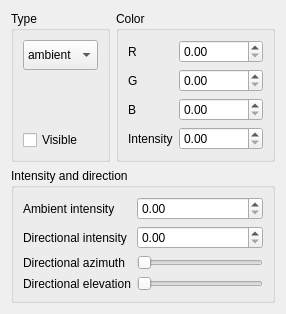
      <widget class="QWidget" name="LightsTab">
       <attribute name="title">
        <string>Lights</string>
       </attribute>
       <layout class="QGridLayout" name="gridLayout_14">
        <item row="1" column="0" colspan="2">
         <widget class="QGroupBox" name="groupBox">
          <property name="title">
           <string>Intensity and direction</string>
          </property>
          <layout class="QFormLayout" name="formLayout">
           <item row="1" column="0">
            <widget class="QLabel" name="label_27">
             <property name="text">
              <string>Ambient intensity</string>
             </property>
            </widget>
           </item>
           <item row="1" column="1">
            <widget class="QDoubleSpinBox" name="doubleSpinBox"/>
           </item>
           <item row="2" column="0">
            <widget class="QLabel" name="label_28">
             <property name="text">
              <string>Directional intensity</string>
             </property>
            </widget>
           </item>
           <item row="2" column="1">
            <widget class="QDoubleSpinBox" name="doubleSpinBox_2"/>
           </item>
           <item row="3" column="0">
            <widget class="QLabel" name="label_29">
             <property name="text">
              <string>Directional azimuth</string>
             </property>
            </widget>
           </item>
           <item row="4" column="0">
            <widget class="QLabel" name="label_30">
             <property name="text">
              <string>Directional elevation</string>
             </property>
            </widget>
           </item>
           <item row="3" column="1">
            <widget class="QSlider" name="horizontalSlider">
             <property name="orientation">
              <enum>Qt::Horizontal</enum>
             </property>
            </widget>
           </item>
           <item row="4" column="1">
            <widget class="QSlider" name="horizontalSlider_2">
             <property name="orientation">
              <enum>Qt::Horizontal</enum>
             </property>
            </widget>
           </item>
          </layout>
         </widget>
        </item>
        <item row="0" column="0">
         <widget class="QGroupBox" name="groupBox_8">
          <property name="title">
           <string>Type</string>
          </property>
          <layout class="QGridLayout" name="gridLayout_15">
           <item row="0" column="0">
            <widget class="QComboBox" name="lightTypeComboBox_">
             <property name="enabled">
              <bool>true</bool>
             </property>
             <property name="minimumSize">
              <size>
               <width>0</width>
               <height>30</height>
              </size>
             </property>
             <item>
              <property name="text">
               <string>ambient</string>
              </property>
             </item>
             <item>
              <property name="text">
               <string>spot</string>
              </property>
             </item>
             <item>
              <property name="text">
               <string>quad</string>
              </property>
             </item>
             <item>
              <property name="text">
               <string>distant</string>
              </property>
             </item>
             <item>
              <property name="text">
               <string>sphere</string>
              </property>
             </item>
            </widget>
           </item>
           <item row="1" column="0">
            <spacer name="verticalSpacer_7">
             <property name="orientation">
              <enum>Qt::Vertical</enum>
             </property>
             <property name="sizeHint" stdset="0">
              <size>
               <width>20</width>
               <height>40</height>
              </size>
             </property>
            </spacer>
           </item>
           <item row="2" column="0">
            <widget class="QCheckBox" name="lightVisibleCheckBox_">
             <property name="text">
              <string>Visible</string>
             </property>
            </widget>
           </item>
          </layout>
         </widget>
        </item>
        <item row="0" column="1">
         <widget class="QGroupBox" name="groupBox_10">
          <property name="title">
           <string>Color</string>
          </property>
          <layout class="QGridLayout" name="gridLayout_16">
           <item row="2" column="0">
            <widget class="QLabel" name="label_22">
             <property name="text">
              <string>B</string>
             </property>
            </widget>
           </item>
           <item row="0" column="1">
            <widget class="QDoubleSpinBox" name="lightColorRDoubleSpinBox_">
             <property name="maximum">
              <double>1.000000000000000</double>
             </property>
             <property name="singleStep">
              <double>0.010000000000000</double>
             </property>
            </widget>
           </item>
           <item row="0" column="0">
            <widget class="QLabel" name="label_23">
             <property name="text">
              <string>R</string>
             </property>
            </widget>
           </item>
           <item row="2" column="1">
            <widget class="QDoubleSpinBox" name="lightColorBDoubleSpinBox_">
             <property name="maximum">
              <double>1.000000000000000</double>
             </property>
             <property name="singleStep">
              <double>0.010000000000000</double>
             </property>
            </widget>
           </item>
           <item row="1" column="0">
            <widget class="QLabel" name="label_24">
             <property name="text">
              <string>G</string>
             </property>
            </widget>
           </item>
           <item row="1" column="1">
            <widget class="QDoubleSpinBox" name="lightColorGDoubleSpinBox_">
             <property name="maximum">
              <double>1.000000000000000</double>
             </property>
             <property name="singleStep">
              <double>0.010000000000000</double>
             </property>
            </widget>
           </item>
           <item row="3" column="0">
            <widget class="QLabel" name="label_26">
             <property name="text">
              <string>Intensity</string>
             </property>
            </widget>
           </item>
           <item row="3" column="1">
            <widget class="QDoubleSpinBox" name="lightIntensityDoubleSpinBox_">
             <property name="maximum">
              <double>999999.000000000000000</double>
             </property>
            </widget>
           </item>
          </layout>
         </widget>
        </item>
       </layout>
      </widget>
